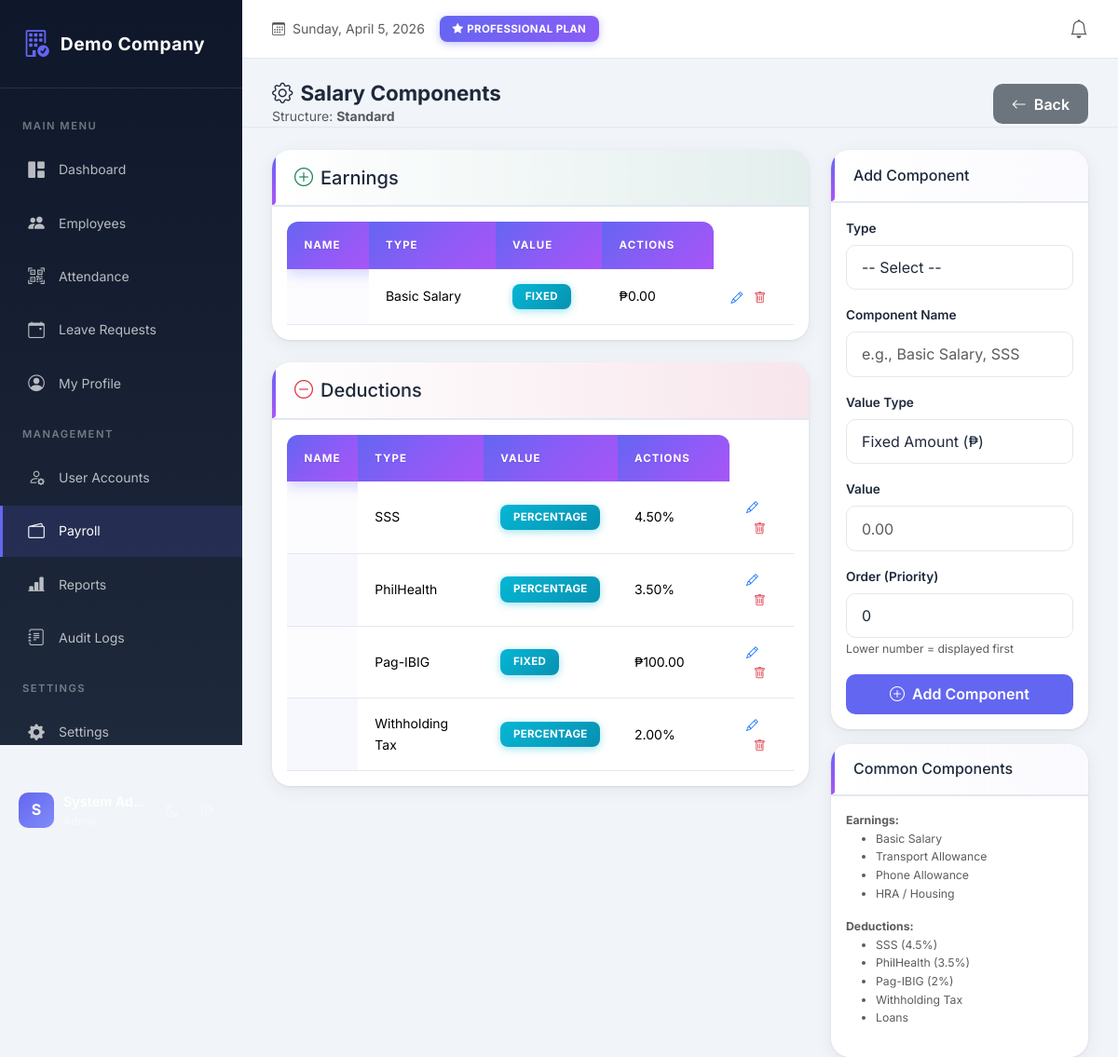
Page /modules/payroll/salary-components.php?struct_id=1 (signed in) on the committed database.
### tables this page shows
CREATE TABLE IF NOT EXISTS salary_structures (
    id INT AUTO_INCREMENT PRIMARY KEY,
    company_id INT NOT NULL,
    name VARCHAR(100) NOT NULL,
    description TEXT,
    is_active TINYINT(1) DEFAULT 1,
    created_at DATETIME DEFAULT CURRENT_TIMESTAMP,
    updated_at DATETIME DEFAULT CURRENT_TIMESTAMP ON UPDATE CURRENT_TIMESTAMP,
    UNIQUE KEY uniq_struct(company_id, name),
    INDEX idx_company(company_id)
);

CREATE TABLE IF NOT EXISTS salary_components (
    id INT AUTO_INCREMENT PRIMARY KEY,
    company_id INT NOT NULL,
    salary_structure_id INT NOT NULL,
    component_type ENUM('earning','deduction') NOT NULL,
    name VARCHAR(100) NOT NULL,
    type ENUM('fixed','percentage') DEFAULT 'fixed',
    value DECIMAL(10,2) DEFAULT 0,
    order_seq INT DEFAULT 0,
    is_active TINYINT(1) DEFAULT 1,
    created_at DATETIME DEFAULT CURRENT_TIMESTAMP,
    updated_at DATETIME DEFAULT CURRENT_TIMESTAMP ON UPDATE CURRENT_TIMESTAMP,
    FOREIGN KEY (salary_structure_id) REFERENCES salary_structures(id) ON DELETE CASCADE,
    INDEX idx_struct(salary_structure_id),
    INDEX idx_company(company_id)
);

### includes/functions.php (called while the page is built, shortened)
<?php
function e($s) {
    return htmlspecialchars($s ?? "", ENT_QUOTES, "UTF-8");
}

### modules/payroll/salary-components.php (the view, shortened to what this page needs)
<?php
require_once __DIR__.'/../../config/db.php';
require_once __DIR__.'/../../includes/header.php';
require_once __DIR__.'/../../includes/nav.php';
$cid = company_id() ?? 1;
$structId = (int)($_GET['struct_id'] ?? 0);
$struct = $pdo->prepare("SELECT * FROM salary_structures WHERE id = ? AND company_id = ?");
$struct->execute([$structId, $cid]);
$structure = $struct->fetch();
$components = $pdo->prepare("
    SELECT * FROM salary_components
    WHERE company_id = ? AND salary_structure_id = ?
    ORDER BY component_type DESC, order_seq ASC, name ASC
");
$components->execute([$cid, $structId]);
$allComponents = $components->fetchAll();
$earnings = array_filter($allComponents, fn($c) => $c['component_type'] === 'earning');
$deductions = array_filter($allComponents, fn($c) => $c['component_type'] === 'deduction');
?>
<div class="page-header d-flex justify-content-between align-items-center">
    <div>
        <h4><i class="bi bi-gear me-2"></i>Salary Components</h4>
        <p class="text-muted mb-0">Structure: <strong><?= e($structure['name']) ?></strong></p>
    </div>
    <a href="/modules/payroll/salary-structure.php" class="btn btn-secondary">
        <i class="bi bi-arrow-left me-2"></i>Back
    </a>
</div>
<div class="row">
    <div class="col-lg-8">
        <div class="card mb-4">
            <div class="card-header bg-success bg-opacity-10">
                <h5 class="mb-0"><i class="bi bi-plus-circle text-success me-2"></i>Earnings</h5>
            </div>
            <div class="card-body">
                <?php if (empty($earnings)): ?>
                <p class="text-muted mb-0">No earnings configured</p>
                <?php else: ?>
                <div class="table-responsive">
                    <table class="table table-sm mb-0">
                        <thead>
                            <tr>
                                <th>Name</th>
                                <th>Type</th>
                                <th>Value</th>
                                <th style="width:120px">Actions</th>
                            </tr>
                        </thead>
                        <tbody>
                            <?php foreach ($earnings as $comp): ?>
                            <tr>
                                <td><?= e($comp['name']) ?></td>
                                <td><span class="badge bg-info"><?= ucfirst($comp['type']) ?></span></td>
                                <td>
                                    <?= $comp['type'] === 'percentage' ? $comp['value'].'%' : '₱'.number_format($comp['value'], 2) ?>
                                </td>
                                <td>
                                    <button class="btn btn-sm btn-link p-0" data-bs-toggle="modal" data-bs-target="#editModal<?= $comp['id'] ?>">
                                        <i class="bi bi-pencil"></i>
                                    </button>
                                    <form method="POST" style="display:inline" onsubmit="return confirm('Delete this component?')">
                                        <button type="submit" class="btn btn-sm btn-link text-danger p-0" style="margin-left:8px">
                                            <i class="bi bi-trash"></i>
                                        </button>
                                    </form>
                                </td>
                            </tr>
                            <?php endforeach; ?>
                        </tbody>
                    </table>
                </div>
                <?php endif; ?>
            </div>
        </div>
        <div class="card mb-4">
            <div class="card-header bg-danger bg-opacity-10">
                <h5 class="mb-0"><i class="bi bi-dash-circle text-danger me-2"></i>Deductions</h5>
            </div>
            <div class="card-body">
                <?php if (empty($deductions)): ?>
                <p class="text-muted mb-0">No deductions configured</p>
                <?php else: ?>
                <div class="table-responsive">
                    <table class="table table-sm mb-0">
                        <thead>
                            <tr>
                                <th>Name</th>
                                <th>Type</th>
                                <th>Value</th>
                                <th style="width:120px">Actions</th>
                            </tr>
                        </thead>
                        <tbody>
                            <?php foreach ($deductions as $comp): ?>
                            <tr>
                                <td><?= e($comp['name']) ?></td>
                                <td><span class="badge bg-info"><?= ucfirst($comp['type']) ?></span></td>
                                <td>
                                    <?= $comp['type'] === 'percentage' ? $comp['value'].'%' : '₱'.number_format($comp['value'], 2) ?>
                                </td>
                                <td>
                                    <button class="btn btn-sm btn-link p-0" data-bs-toggle="modal" data-bs-target="#editModal<?= $comp['id'] ?>">
                                        <i class="bi bi-pencil"></i>
                                    </button>
                                    <form method="POST" style="display:inline" onsubmit="return confirm('Delete this component?')">
                                        <button type="submit" class="btn btn-sm btn-link text-danger p-0" style="margin-left:8px">
                                            <i class="bi bi-trash"></i>
                                        </button>
                                    </form>
                                </td>
                            </tr>
                            <?php endforeach; ?>
                        </tbody>
                    </table>
                </div>
                <?php endif; ?>
            </div>
        </div>
    </div>
    <div class="col-lg-4">
        <div class="card">
            <div class="card-header">
                <h6 class="mb-0">Add Component</h6>
            </div>
            <div class="card-body">
                <form method="POST">
                    <div class="mb-3">
                        <label class="form-label">Type</label>
                        <select class="form-select" name="component_type" required>
                            <option value="">-- Select --</option>
                        </select>
                    </div>
                    <div class="mb-3">
                        <label class="form-label">Component Name</label>
                        <input type="text" class="form-control" name="name" placeholder="e.g., Basic Salary, SSS" required>
                    </div>
                    <div class="mb-3">
                        <label class="form-label">Value Type</label>
                        <select class="form-select" name="type" required>
                            <option value="fixed">Fixed Amount (₱)</option>
                        </select>
                    </div>
                    <div class="mb-3">
                        <label class="form-label">Value</label>
                        <input type="number" class="form-control" name="value" step="0.01" placeholder="0.00" required>
                    </div>
                    <div class="mb-3">
                        <label class="form-label">Order (Priority)</label>
                        <input type="number" class="form-control" name="order_seq" value="0">
                        <small class="text-muted">Lower number = displayed first</small>
                    </div>
                    <button type="submit" class="btn btn-primary w-100">
                        <i class="bi bi-plus-circle me-2"></i>Add Component
                    </button>
                </form>
            </div>
        </div>
        <div class="card mt-3">
            <div class="card-header">
                <h6 class="mb-0">Common Components</h6>
            </div>
            <div class="card-body text-muted small">
                <strong>Earnings:</strong>
                <ul class="mb-3">
                    <li>Basic Salary</li>
                    <li>Transport Allowance</li>
                    <li>Phone Allowance</li>
                    <li>HRA / Housing</li>
                </ul>
                <strong>Deductions:</strong>
                <ul>
                    <li>SSS (4.5%)</li>
                    <li>PhilHealth (3.5%)</li>
                    <li>Pag-IBIG (2%)</li>
                    <li>Withholding Tax</li>
                    <li>Loans</li>
                </ul>
            </div>
        </div>
    </div>
</div>
<?php require_once __DIR__.'/../../includes/footer.php'; ?>

### public/assets/css/style.css (style rules this page uses)
* { margin: 0; padding: 0; box-sizing: border-box; }
body { font-family: 'Inter', -apple-system, BlinkMacSystemFont, 'Segoe UI', Roboto, sans-serif; font-size: 14px; line-height: 1.6; font-weight: 400; background: var(--bg-body); color: var(--text-primary); min-height: 100vh; transition: background 0.3s ease, color 0.3s ease; -webkit-font-smoothing: antialiased; -moz-osx-font-smoothing: grayscale; }
.card, .modal-content, .dropdown-menu, .table, .btn, .form-control, .form-select { transition: background 0.3s ease, border-color 0.3s ease, color 0.3s ease; }
.main-content > *:not(.top-bar) { padding: 0 2rem; }
.main-content > .page-header { padding-top: 1.5rem; }
.card { border: none; border-radius: 20px; box-shadow: 0 4px 20px rgba(0,0,0,0.06), 0 1px 3px rgba(0,0,0,0.08); background: var(--bg-card); overflow: hidden; transition: transform 0.2s ease, box-shadow 0.2s ease; }
.card-header { background: linear-gradient(90deg, var(--bg-card), rgba(99, 102, 241, 0.03)); border-bottom: 2px solid var(--border-color); font-weight: 700; padding: 1.1rem 1.5rem; color: var(--text-primary); position: relative; }
.card-header::before { content: ''; position: absolute; left: 0; top: 0; bottom: 0; width: 4px; background: linear-gradient(180deg, #6366f1, #a855f7); border-radius: 0 4px 4px 0; }
.table { margin-bottom: 0; color: var(--text-primary); }
.table thead th { background: linear-gradient(135deg, #6366f1 0%, #8b5cf6 50%, #a855f7 100%); color: white; font-weight: 700; border: none; padding: 1rem 1.15rem; text-transform: uppercase; font-size: 0.72rem; letter-spacing: 1px; white-space: nowrap; position: relative; text-shadow: 0 1px 2px rgba(0,0,0,0.1); }
.table thead th:first-child { border-radius: 12px 0 0 0; }
.table thead th:last-child { border-radius: 0 12px 0 0; }
.table thead tr { box-shadow: 0 4px 15px rgba(99, 102, 241, 0.3); }
.table tbody tr { transition: all 0.25s cubic-bezier(0.4, 0, 0.2, 1); border-bottom: 1px solid var(--border-color); position: relative; }
.table tbody tr::before { content: ''; position: absolute; left: 0; top: 0; bottom: 0; width: 4px; background: linear-gradient(180deg, #6366f1, #a855f7); opacity: 0; transition: opacity 0.25s ease; border-radius: 0 4px 4px 0; }
.table tbody tr:nth-child(odd) { background: linear-gradient(90deg, rgba(99, 102, 241, 0.02) 0%, rgba(168, 85, 247, 0.02) 100%); }
.table tbody tr:nth-child(even) { background: linear-gradient(90deg, rgba(99, 102, 241, 0.05) 0%, rgba(168, 85, 247, 0.05) 100%); }
.table td { padding: 1rem 1.15rem; vertical-align: middle; border-color: var(--border-color); }
.btn { border-radius: 10px; font-weight: 600; padding: 0.6rem 1.25rem; transition: all 0.2s ease; border: none; }
.btn-primary { background: var(--primary); }
.btn-sm { padding: 0.4rem 0.75rem; font-size: 0.8rem; }
.form-control, .form-select { border-radius: 10px; border: 1px solid var(--border-color); padding: 0.7rem 1rem; transition: all 0.2s ease; background: var(--bg-card); color: var(--text-primary); }
.form-label { font-weight: 600; color: var(--text-primary); margin-bottom: 0.4rem; font-size: 0.85rem; }
.badge { padding: 0.5rem 0.85rem; border-radius: 8px; font-weight: 700; font-size: 0.72rem; letter-spacing: 0.3px; text-transform: uppercase; box-shadow: 0 2px 6px rgba(0,0,0,0.1); }
.badge.bg-info { background: linear-gradient(135deg, #06b6d4, #0891b2) !important; color: white !important; box-shadow: 0 2px 8px rgba(6, 182, 212, 0.4); }
.page-header { margin-bottom: 1.5rem; padding-bottom: 1rem; border-bottom: 1px solid var(--border-color); }
.page-header h4 { font-weight: 700; color: var(--text-primary); margin: 0; font-size: 1.4rem; }
.card, .stat-card { animation: fadeIn 0.3s ease-out; }

### rows in the picture
salary_structures: name "Standard"
salary_components: name "Basic Salary", type "FIXED", value "0.00"
salary_components: name "SSS", type "PERCENTAGE", value "4.50"
salary_components: name "PhilHealth", type "PERCENTAGE", value "3.50"
salary_components: name "Pag-IBIG", type "FIXED", value "100.00"
salary_components: name "Withholding Tax", type "PERCENTAGE", value "2.00"

### other values in the picture
$company['name'] "Demo Company"
substr($u['name'] ?: $u['email'], 0, 1) "S"
$company['plan'] "PROFESSIONAL"
